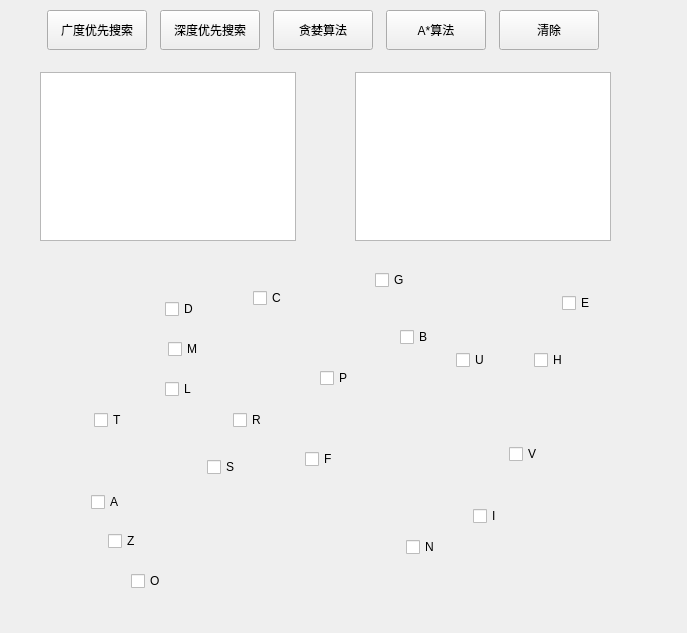
<?xml version="1.0" encoding="UTF-8"?>
<ui version="4.0">
 <class>MainWindow</class>
 <widget class="QMainWindow" name="MainWindow">
  <property name="geometry">
   <rect>
    <x>0</x>
    <y>0</y>
    <width>687</width>
    <height>633</height>
   </rect>
  </property>
  <property name="windowTitle">
   <string>MainWindow</string>
  </property>
  <widget class="QWidget" name="centralwidget">
   <widget class="QCheckBox" name="checkBox_2">
    <property name="geometry">
     <rect>
      <x>562</x>
      <y>293</y>
      <width>30</width>
      <height>20</height>
     </rect>
    </property>
    <property name="text">
     <string>E</string>
    </property>
   </widget>
   <widget class="QCheckBox" name="checkBox_3">
    <property name="geometry">
     <rect>
      <x>400</x>
      <y>327</y>
      <width>30</width>
      <height>20</height>
     </rect>
    </property>
    <property name="text">
     <string>B</string>
    </property>
   </widget>
   <widget class="QCheckBox" name="checkBox_4">
    <property name="geometry">
     <rect>
      <x>253</x>
      <y>288</y>
      <width>30</width>
      <height>20</height>
     </rect>
    </property>
    <property name="text">
     <string>C</string>
    </property>
   </widget>
   <widget class="QCheckBox" name="checkBox_5">
    <property name="geometry">
     <rect>
      <x>320</x>
      <y>368</y>
      <width>30</width>
      <height>20</height>
     </rect>
    </property>
    <property name="text">
     <string>P</string>
    </property>
   </widget>
   <widget class="QCheckBox" name="checkBox_6">
    <property name="geometry">
     <rect>
      <x>473</x>
      <y>506</y>
      <width>30</width>
      <height>20</height>
     </rect>
    </property>
    <property name="text">
     <string>I</string>
    </property>
   </widget>
   <widget class="QCheckBox" name="checkBox_7">
    <property name="geometry">
     <rect>
      <x>168</x>
      <y>339</y>
      <width>30</width>
      <height>20</height>
     </rect>
    </property>
    <property name="text">
     <string>M</string>
    </property>
   </widget>
   <widget class="QCheckBox" name="checkBox_8">
    <property name="geometry">
     <rect>
      <x>534</x>
      <y>350</y>
      <width>30</width>
      <height>20</height>
     </rect>
    </property>
    <property name="text">
     <string>H</string>
    </property>
   </widget>
   <widget class="QCheckBox" name="checkBox_9">
    <property name="geometry">
     <rect>
      <x>165</x>
      <y>299</y>
      <width>30</width>
      <height>20</height>
     </rect>
    </property>
    <property name="text">
     <string>D</string>
    </property>
   </widget>
   <widget class="QCheckBox" name="checkBox_10">
    <property name="geometry">
     <rect>
      <x>375</x>
      <y>270</y>
      <width>30</width>
      <height>20</height>
     </rect>
    </property>
    <property name="text">
     <string>G</string>
    </property>
   </widget>
   <widget class="QCheckBox" name="checkBox_11">
    <property name="geometry">
     <rect>
      <x>207</x>
      <y>457</y>
      <width>30</width>
      <height>20</height>
     </rect>
    </property>
    <property name="text">
     <string>S</string>
    </property>
   </widget>
   <widget class="QCheckBox" name="checkBox_12">
    <property name="geometry">
     <rect>
      <x>165</x>
      <y>379</y>
      <width>30</width>
      <height>20</height>
     </rect>
    </property>
    <property name="text">
     <string>L</string>
    </property>
   </widget>
   <widget class="QCheckBox" name="checkBox_13">
    <property name="geometry">
     <rect>
      <x>305</x>
      <y>449</y>
      <width>30</width>
      <height>20</height>
     </rect>
    </property>
    <property name="text">
     <string>F</string>
    </property>
   </widget>
   <widget class="QCheckBox" name="checkBox_14">
    <property name="geometry">
     <rect>
      <x>233</x>
      <y>410</y>
      <width>30</width>
      <height>20</height>
     </rect>
    </property>
    <property name="text">
     <string>R</string>
    </property>
   </widget>
   <widget class="QCheckBox" name="checkBox_15">
    <property name="geometry">
     <rect>
      <x>131</x>
      <y>571</y>
      <width>30</width>
      <height>20</height>
     </rect>
    </property>
    <property name="text">
     <string>O</string>
    </property>
   </widget>
   <widget class="QCheckBox" name="checkBox_16">
    <property name="geometry">
     <rect>
      <x>406</x>
      <y>537</y>
      <width>30</width>
      <height>20</height>
     </rect>
    </property>
    <property name="text">
     <string>N</string>
    </property>
   </widget>
   <widget class="QCheckBox" name="checkBox_17">
    <property name="geometry">
     <rect>
      <x>91</x>
      <y>492</y>
      <width>32</width>
      <height>20</height>
     </rect>
    </property>
    <property name="text">
     <string>A</string>
    </property>
   </widget>
   <widget class="QCheckBox" name="checkBox_18">
    <property name="geometry">
     <rect>
      <x>509</x>
      <y>444</y>
      <width>32</width>
      <height>20</height>
     </rect>
    </property>
    <property name="text">
     <string>V</string>
    </property>
   </widget>
   <widget class="QCheckBox" name="checkBox_19">
    <property name="geometry">
     <rect>
      <x>456</x>
      <y>350</y>
      <width>32</width>
      <height>20</height>
     </rect>
    </property>
    <property name="text">
     <string>U</string>
    </property>
   </widget>
   <widget class="QCheckBox" name="checkBox_20">
    <property name="geometry">
     <rect>
      <x>94</x>
      <y>410</y>
      <width>32</width>
      <height>20</height>
     </rect>
    </property>
    <property name="text">
     <string>T</string>
    </property>
   </widget>
   <widget class="QCheckBox" name="checkBox_21">
    <property name="geometry">
     <rect>
      <x>108</x>
      <y>531</y>
      <width>32</width>
      <height>20</height>
     </rect>
    </property>
    <property name="text">
     <string>Z</string>
    </property>
   </widget>
   <widget class="QWidget" name="">
    <property name="geometry">
     <rect>
      <x>40</x>
      <y>10</y>
      <width>571</width>
      <height>231</height>
     </rect>
    </property>
    <layout class="QVBoxLayout" name="verticalLayout">
     <item>
      <layout class="QHBoxLayout" name="horizontalLayout">
       <item>
        <widget class="QPushButton" name="btn_deepth">
         <property name="minimumSize">
          <size>
           <width>40</width>
           <height>40</height>
          </size>
         </property>
         <property name="maximumSize">
          <size>
           <width>100</width>
           <height>40</height>
          </size>
         </property>
         <property name="text">
          <string>广度优先搜索</string>
         </property>
        </widget>
       </item>
       <item>
        <widget class="QPushButton" name="btn_width">
         <property name="minimumSize">
          <size>
           <width>40</width>
           <height>40</height>
          </size>
         </property>
         <property name="maximumSize">
          <size>
           <width>100</width>
           <height>40</height>
          </size>
         </property>
         <property name="text">
          <string>深度优先搜索</string>
         </property>
        </widget>
       </item>
       <item>
        <widget class="QPushButton" name="btn_greedy">
         <property name="minimumSize">
          <size>
           <width>40</width>
           <height>40</height>
          </size>
         </property>
         <property name="maximumSize">
          <size>
           <width>100</width>
           <height>40</height>
          </size>
         </property>
         <property name="text">
          <string>贪婪算法</string>
         </property>
        </widget>
       </item>
       <item>
        <widget class="QPushButton" name="btn_Astar">
         <property name="minimumSize">
          <size>
           <width>40</width>
           <height>40</height>
          </size>
         </property>
         <property name="maximumSize">
          <size>
           <width>100</width>
           <height>40</height>
          </size>
         </property>
         <property name="text">
          <string>A*算法</string>
         </property>
        </widget>
       </item>
       <item>
        <widget class="QPushButton" name="btn_clear">
         <property name="minimumSize">
          <size>
           <width>40</width>
           <height>40</height>
          </size>
         </property>
         <property name="maximumSize">
          <size>
           <width>100</width>
           <height>40</height>
          </size>
         </property>
         <property name="text">
          <string>清除</string>
         </property>
        </widget>
       </item>
      </layout>
     </item>
     <item>
      <spacer name="verticalSpacer">
       <property name="orientation">
        <enum>Qt::Vertical</enum>
       </property>
       <property name="sizeHint" stdset="0">
        <size>
         <width>20</width>
         <height>40</height>
        </size>
       </property>
      </spacer>
     </item>
     <item>
      <layout class="QHBoxLayout" name="horizontalLayout_2">
       <item>
        <widget class="QListView" name="listView_3"/>
       </item>
       <item>
        <spacer name="horizontalSpacer">
         <property name="orientation">
          <enum>Qt::Horizontal</enum>
         </property>
         <property name="sizeHint" stdset="0">
          <size>
           <width>40</width>
           <height>20</height>
          </size>
         </property>
        </spacer>
       </item>
       <item>
        <widget class="QListView" name="listView_2"/>
       </item>
      </layout>
     </item>
    </layout>
   </widget>
  </widget>
 </widget>
 <resources/>
 <connections/>
</ui>
